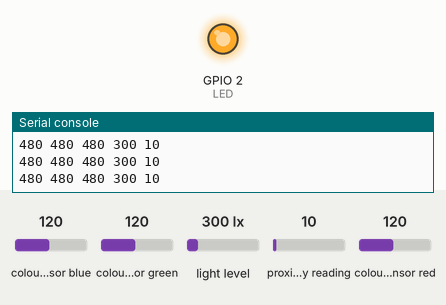
Recording of a program running on a simulated ESP8266 board running MicroPython. On the bench: output pins drawn as LEDs (lit = HIGH, except the on-board LED, lit = LOW), the last lines printed to the serial console. The inputs (shaded band) are chosen by the test bench; at power-on: proximity reading 10, colour sensor blue 120, colour sensor green 120, light level 300 lx, colour sensor red 120. Library files of the repository ran but are not shown: apds9960.py.

Above: at 1.2 s.
1.3 s: proximity reading set to 7
2.8 s: proximity reading set to 4
At 3.4 s:
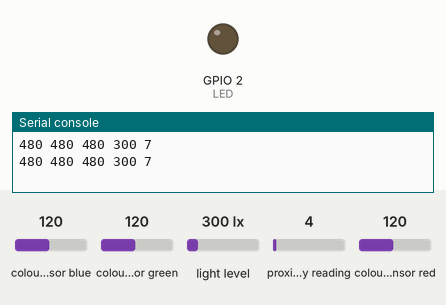
4.3 s: proximity reading set to 64
At 4.6 s:
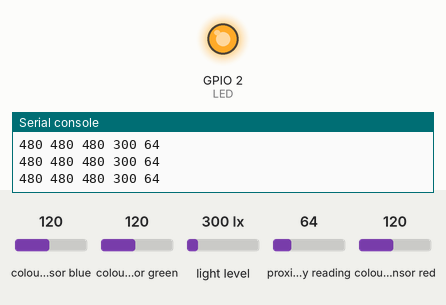
5.8 s: proximity reading set to 5
At 6.8 s:
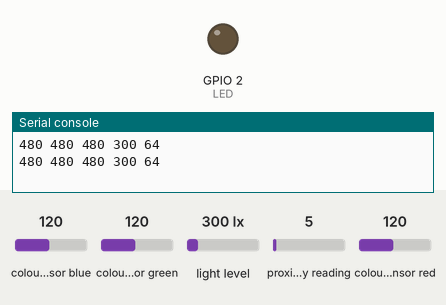
Timing chart, 0 to 8.3 s (numbered marks = the images above; inputs shaded):
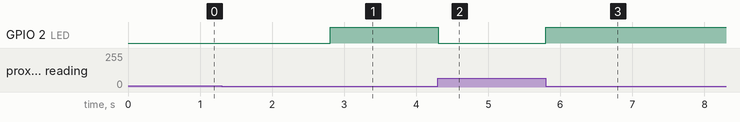

Measured:
- the behaviour switches between 6 and 5 on proximity reading (found by bisection; images 0 and 1)
- after the input at 2.8 s, GPIO 2 (LED): LOW → HIGH at once
- after the input at 4.3 s, GPIO 2 (LED): HIGH → LOW at once
- after the input at 5.8 s, GPIO 2 (LED): LOW → HIGH at once

The program:

rawDataStream.py
```python
import machine
from time import sleep_ms,time_ns
from apds9960 import APDS9960LITE

machine.freq(160000000)
I2C=machine.I2C(scl=machine.Pin(5),sda=machine.Pin(4))
apds9960=APDS9960LITE(I2C)

apds9960.als.enableSensor(True) #Light sensor on
apds9960.als.eLightGain=3 #light sensor gain [1x, 2x, 16x, 64x]

apds9960.prox.enableSensor(True) #Proximity sensor on
apds9960.prox.eProximityGain=3 #Proximity sensor gain [1x, 2x, 4x, 8x]

apds9960.prox.eLEDCurrent=0 #LED current [100 mA, 50 mA, 25 mA, 12.5 mA]

LED=machine.Pin(2, machine.Pin.OUT) #Onboard LED set

clear=True #zmienna do badania ciągłości
sleep_ms(10) #Wait for initiate
while True:
        sleep_ms(7)
        if apds9960.prox.proximityLevel > 5: #Prox lvl statement
            LED.off() #Włączenie LED
            print(
                #time_ns(), #Wyświetlenie czasu sys
                apds9960.als.redLightLevel, #Czerwony
                apds9960.als.greenLightLevel, #Zielony
                apds9960.als.blueLightLevel, #Niebieski
                apds9960.als.ambientLightLevel, #Biały
                apds9960.prox.proximityLevel) #Prox lvl
            if clear == True:
                clear = False
        else:
            LED.on()
            if clear == False:
                clear = True
                print()
```
